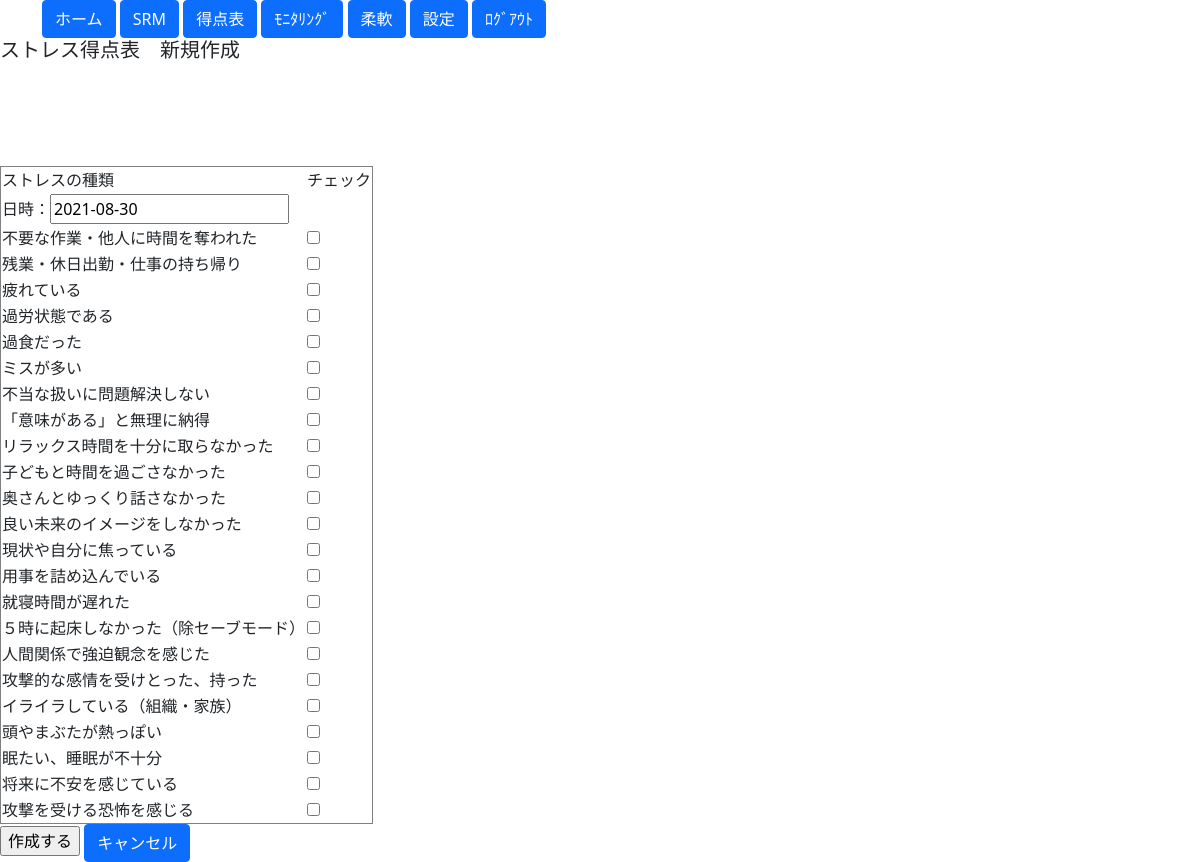
Page /stpoint/st_create/ on the committed database.
### blogpost/models.py (models this page shows, shortened)
class StPointModel(models.Model):
    pointlist = list(StPointNameModel.objects.all().values_list('point', flat=True).order_by("id"))
    add0 = 30 - len(pointlist)
    for i in range(add0):
        pointlist.append(0)
    point_date = models.DateField(default=timezone.now, primary_key=True, help_text="日付") #unique_for_date=True
    point1 = models.BooleanField(default=False)
    point2 = models.BooleanField(default=False)
    point3 = models.BooleanField(default=False)
    point4 = models.BooleanField(default=False)
    point5 = models.BooleanField(default=False)
    point6 = models.BooleanField(default=False)
    point7 = models.BooleanField(default=False)
    point8 = models.BooleanField(default=False)
    point9 = models.BooleanField(default=False)
    point10 = models.BooleanField(default=False)
    point11 = models.BooleanField(default=False)
    point12 = models.BooleanField(default=False)
    point13 = models.BooleanField(default=False)
    point14 = models.BooleanField(default=False)
    point15 = models.BooleanField(default=False)
    point16 = models.BooleanField(default=False)
    point17 = models.BooleanField(default=False)
    point18 = models.BooleanField(default=False)
    point19 = models.BooleanField(default=False)
    point20 = models.BooleanField(default=False)
    point21 = models.BooleanField(default=False)
    point22 = models.BooleanField(default=False)
    point23 = models.BooleanField(default=False)
    point24 = models.BooleanField(default=False)
    point25 = models.BooleanField(default=False)
    point26 = models.BooleanField(default=False)
    point27 = models.BooleanField(default=False)
    point28 = models.BooleanField(default=False)
    point29 = models.BooleanField(default=False)
    point30 = models.BooleanField(default=False)
    sumpoint = models.IntegerField(blank=True, null=True)

class StPointNameModel(models.Model):
    episode = models.CharField(max_length=30)
    category = models.CharField(
        verbose_name="分類",
        choices=CONDITION,
        max_length=20,
        blank=True
        )
    point = models.IntegerField(default=30, validators=[MinValueValidator(1), MaxValueValidator(100)], help_text="1～100")
    def __str__(self):
        return self.episode

### blogpost/views.py (the view)
# urls.py: path('stpoint/st_create/', St_Create.as_view(), name='St_create'),
class St_Create(CreateView):
    template_name = 'stpoint/st_create.html'
    model = StPointModel
    fields = "__all__"
    success_url = reverse_lazy('St_list')
    def get_context_data(self, **kwargs):
        context = super().get_context_data(**kwargs) # はじめに継承元のメソッドを呼び出す
        context['stcategolys'] = list(StPointModel.objects.all())
        context['stNames'] = list(StPointNameModel.objects.all())
        return context

### blogpost/templates/stpoint/st_create.html (shortened to what this page needs)
{% extends 'base.html' %}
{% block content %}
<form action="" method="POST">{% csrf_token %}
    <h5>ストレス得点表　新規作成</h5>
    <table border="1" style="border-collapse: collapse">
        <thead>
                <td>ストレスの種類</td>
                <td>チェック</td>
        </thead>
    <tbody>
    <tr>
        <td>日時：{{ form.point_date }}</td>
        <td></td>
    </tr>
    {% if stNames.0 != None %}
      <tr>
        <td>{{ stNames.0 }}</td>
        <td>{{ form.point1 }}{{ form.point1.errors }}</td>
      </tr>
    {% endif %}
    {% if stNames.1 != None %}
      <tr>
        <td>{{ stNames.1 }}</td>
        <td>{{ form.point2 }}{{ form.point2.errors }}</td>
      </tr>
    {% endif %}
    {% if stNames.2 != None %}
      <tr>
        <td>{{ stNames.2 }}</td>
        <td>{{ form.point3 }}{{ form.point3.errors }}</td>
      </tr>
    {% endif %}
    {% if stNames.3 != None %}
      <tr>
        <td>{{ stNames.3 }}</td>
        <td>{{ form.point4 }}{{ form.point4.errors }}</td>
      </tr>
    {% endif %}
    {% if stNames.4 != None %}
      <tr>
        <td>{{ stNames.4 }}</td>
        <td>{{ form.point5 }}{{ form.point5.errors }}</td>
      </tr>
    {% endif %}
    {% if stNames.5 != None %}
      <tr>
        <td>{{ stNames.5 }}</td>
        <td>{{ form.point6 }}{{ form.point6.errors }}</td>
      </tr>
    {% endif %}
    {% if stNames.6 != None %}
      <tr>
        <td>{{ stNames.6 }}</td>
        <td>{{ form.point7 }}{{ form.point7.errors }}</td>
      </tr>
    {% endif %}
    {% if stNames.7 != None %}
      <tr>
        <td>{{ stNames.7 }}</td>
        <td>{{ form.point8 }}{{ form.point8.errors }}</td>
      </tr>
    {% endif %}
    {% if stNames.8 != None %}
      <tr>
        <td>{{ stNames.8 }}</td>
        <td>{{ form.point9 }}{{ form.point9.errors }}</td>
      </tr>
    {% endif %}
    {% if stNames.9 != None %}
      <tr>
        <td>{{ stNames.9 }}</td>
        <td>{{ form.point10 }}{{ form.point10.errors }}</td>
      </tr>
    {% endif %}
    {% if stNames.10 != None %}
      <tr>
        <td>{{ stNames.10 }}</td>
        <td>{{ form.point11 }}{{ form.point11.errors }}</td>
      </tr>
    {% endif %}
    {% if stNames.11 != None %}
      <tr>
        <td>{{ stNames.11 }}</td>
        <td>{{ form.point12 }}{{ form.point12.errors }}</td>
      </tr>
    {% endif %}
    {% if stNames.12 != None %}
      <tr>
        <td>{{ stNames.12 }}</td>
        <td>{{ form.point13 }}{{ form.point13.errors }}</td>
      </tr>
    {% endif %}
    {% if stNames.13 != None %}
      <tr>
        <td>{{ stNames.13 }}</td>
        <td>{{ form.point14 }}{{ form.point14.errors }}</td>
      </tr>
    {% endif %}
    {% if stNames.14 != None %}
      <tr>
        <td>{{ stNames.14 }}</td>
        <td>{{ form.point15 }}{{ form.point15.errors }}</td>
      </tr>
    {% endif %}
    {% if stNames.15 != None %}
      <tr>
        <td>{{ stNames.15 }}</td>
        <td>{{ form.point16 }}{{ form.point16.errors }}</td>
      </tr>
    {% endif %}
    {% if stNames.16 != None %}
      <tr>
        <td>{{ stNames.16 }}</td>
        <td>{{ form.point17 }}{{ form.point17.errors }}</td>
      </tr>
    {% endif %}
    {% if stNames.17 != None %}
      <tr>
        <td>{{ stNames.17 }}</td>
        <td>{{ form.point18 }}{{ form.point18.errors }}</td>
      </tr>
    {% endif %}
    {% if stNames.18 != None %}
      <tr>
        <td>{{ stNames.18 }}</td>
        <td>{{ form.point19 }}{{ form.point19.errors }}</td>
      </tr>
    {% endif %}
    {% if stNames.19 != None %}
      <tr>
        <td>{{ stNames.19 }}</td>
        <td>{{ form.point20 }}{{ form.point20.errors }}</td>
      </tr>
    {% endif %}
    {% if stNames.20 != None %}
      <tr>
        <td>{{ stNames.20 }}</td>
        <td>{{ form.point21 }}{{ form.point21.errors }}</td>
      </tr>
    {% endif %}
    {% if stNames.21 != None %}
      <tr>
        <td>{{ stNames.21 }}</td>
        <td>{{ form.point22 }}{{ form.point22.errors }}</td>
      </tr>
    {% endif %}
    {% if stNames.22 != None %}
      <tr>
        <td>{{ stNames.22 }}</td>
        <td>{{ form.point23 }}{{ form.point23.errors }}</td>
      </tr>
    {% endif %}
</tbody>
</table>
    <input type="submit" value="作成する">
    <a class="btn btn-primary" href="{% url 'St_list' %}" role="button">キャンセル</a>
</form>
{% endblock content %}

### rows in the picture
StPointNameModel: episode "不要な作業・他人に時間を奪われた"
StPointNameModel: episode "残業・休日出勤・仕事の持ち帰り"
StPointNameModel: episode "疲れている"
StPointNameModel: episode "過労状態である"
StPointNameModel: episode "過食だった"
StPointNameModel: episode "ミスが多い"
StPointNameModel: episode "不当な扱いに問題解決しない"
StPointNameModel: episode "「意味がある」と無理に納得"
StPointNameModel: episode "リラックス時間を十分に取らなかった"
StPointNameModel: episode "子どもと時間を過ごさなかった"
StPointNameModel: episode "奥さんとゆっくり話さなかった"
StPointNameModel: episode "良い未来のイメージをしなかった"
StPointNameModel: episode "現状や自分に焦っている"
StPointNameModel: episode "用事を詰め込んでいる"
StPointNameModel: episode "就寝時間が遅れた"
StPointNameModel: episode "５時に起床しなかった（除セーブモード）"
StPointNameModel: episode "人間関係で強迫観念を感じた"
StPointNameModel: episode "攻撃的な感情を受けとった、持った"
StPointNameModel: episode "イライラしている（組織・家族）"
StPointNameModel: episode "頭やまぶたが熱っぽい"
StPointNameModel: episode "眠たい、睡眠が不十分"
StPointNameModel: episode "将来に不安を感じている"
StPointNameModel: episode "攻撃を受ける恐怖を感じる"
